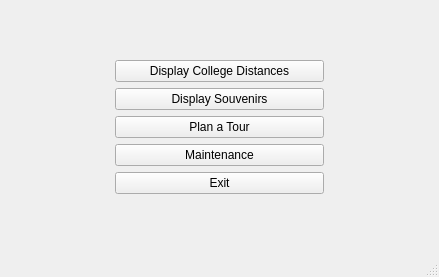
<?xml version="1.0" encoding="UTF-8"?>
<ui version="4.0">
 <class>MainWindow</class>
 <widget class="QMainWindow" name="MainWindow">
  <property name="windowModality">
   <enum>Qt::WindowModality::ApplicationModal</enum>
  </property>
  <property name="geometry">
   <rect>
    <x>0</x>
    <y>0</y>
    <width>439</width>
    <height>277</height>
   </rect>
  </property>
  <property name="windowTitle">
   <string>College Tour Planner</string>
  </property>
  <widget class="QWidget" name="centralwidget">
   <layout class="QGridLayout" name="gridLayout">
    <item row="0" column="0">
     <widget class="QLabel" name="label">
      <property name="minimumSize">
       <size>
        <width>100</width>
        <height>100</height>
       </size>
      </property>
      <property name="maximumSize">
       <size>
        <width>100</width>
        <height>100</height>
       </size>
      </property>
      <property name="text">
       <string/>
      </property>
      <property name="pixmap">
       <pixmap resource="resource.qrc">:/images/saddleback college.png</pixmap>
      </property>
      <property name="scaledContents">
       <bool>true</bool>
      </property>
     </widget>
    </item>
    <item row="0" column="1">
     <layout class="QVBoxLayout" name="verticalLayout">
      <item>
       <widget class="QPushButton" name="pushButton">
        <property name="text">
         <string>Display College Distances</string>
        </property>
       </widget>
      </item>
      <item>
       <widget class="QPushButton" name="pushButton_2">
        <property name="text">
         <string>Display Souvenirs</string>
        </property>
       </widget>
      </item>
      <item>
       <widget class="QPushButton" name="pushButton_4">
        <property name="text">
         <string>Plan a Tour</string>
        </property>
       </widget>
      </item>
      <item>
       <widget class="QPushButton" name="pushButton_5">
        <property name="enabled">
         <bool>true</bool>
        </property>
        <property name="text">
         <string>Maintenance</string>
        </property>
       </widget>
      </item>
      <item>
       <widget class="QPushButton" name="pushButton_6">
        <property name="text">
         <string>Exit</string>
        </property>
       </widget>
      </item>
     </layout>
    </item>
    <item row="0" column="2">
     <widget class="QLabel" name="label_2">
      <property name="minimumSize">
       <size>
        <width>100</width>
        <height>100</height>
       </size>
      </property>
      <property name="maximumSize">
       <size>
        <width>100</width>
        <height>100</height>
       </size>
      </property>
      <property name="text">
       <string/>
      </property>
      <property name="pixmap">
       <pixmap resource="resource.qrc">:/images/asu.png</pixmap>
      </property>
      <property name="scaledContents">
       <bool>true</bool>
      </property>
     </widget>
    </item>
   </layout>
  </widget>
  <widget class="QMenuBar" name="menubar">
   <property name="geometry">
    <rect>
     <x>0</x>
     <y>0</y>
     <width>439</width>
     <height>37</height>
    </rect>
   </property>
  </widget>
  <widget class="QStatusBar" name="statusbar"/>
 </widget>
 <resources>
  <include location="resource.qrc"/>
 </resources>
 <connections>
  <connection>
   <sender>pushButton_6</sender>
   <signal>clicked()</signal>
   <receiver>MainWindow</receiver>
   <slot>close()</slot>
   <hints>
    <hint type="sourcelabel">
     <x>123</x>
     <y>149</y>
    </hint>
    <hint type="destinationlabel">
     <x>131</x>
     <y>158</y>
    </hint>
   </hints>
  </connection>
  <connection>
   <sender>pushButton</sender>
   <signal>clicked()</signal>
   <receiver>MainWindow</receiver>
   <slot>show()</slot>
   <hints>
    <hint type="sourcelabel">
     <x>238</x>
     <y>52</y>
    </hint>
    <hint type="destinationlabel">
     <x>135</x>
     <y>47</y>
    </hint>
   </hints>
  </connection>
  <connection>
   <sender>pushButton_6</sender>
   <signal>clicked()</signal>
   <receiver>pushButton_6</receiver>
   <slot>click()</slot>
   <hints>
    <hint type="sourcelabel">
     <x>175</x>
     <y>149</y>
    </hint>
    <hint type="destinationlabel">
     <x>175</x>
     <y>149</y>
    </hint>
   </hints>
  </connection>
 </connections>
</ui>
